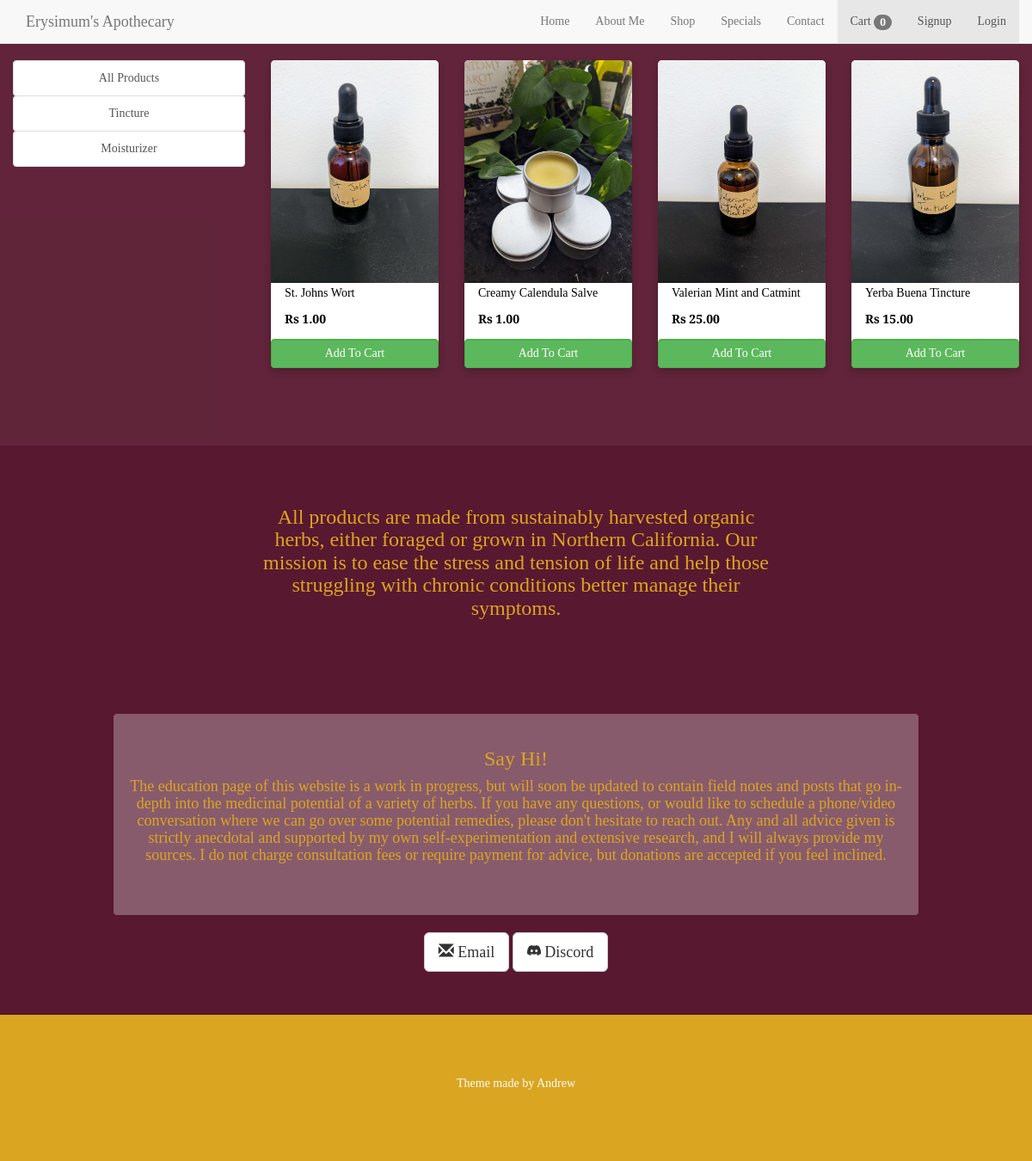
/shop/catalog?category=1, run on an earlier commit of the app's database.
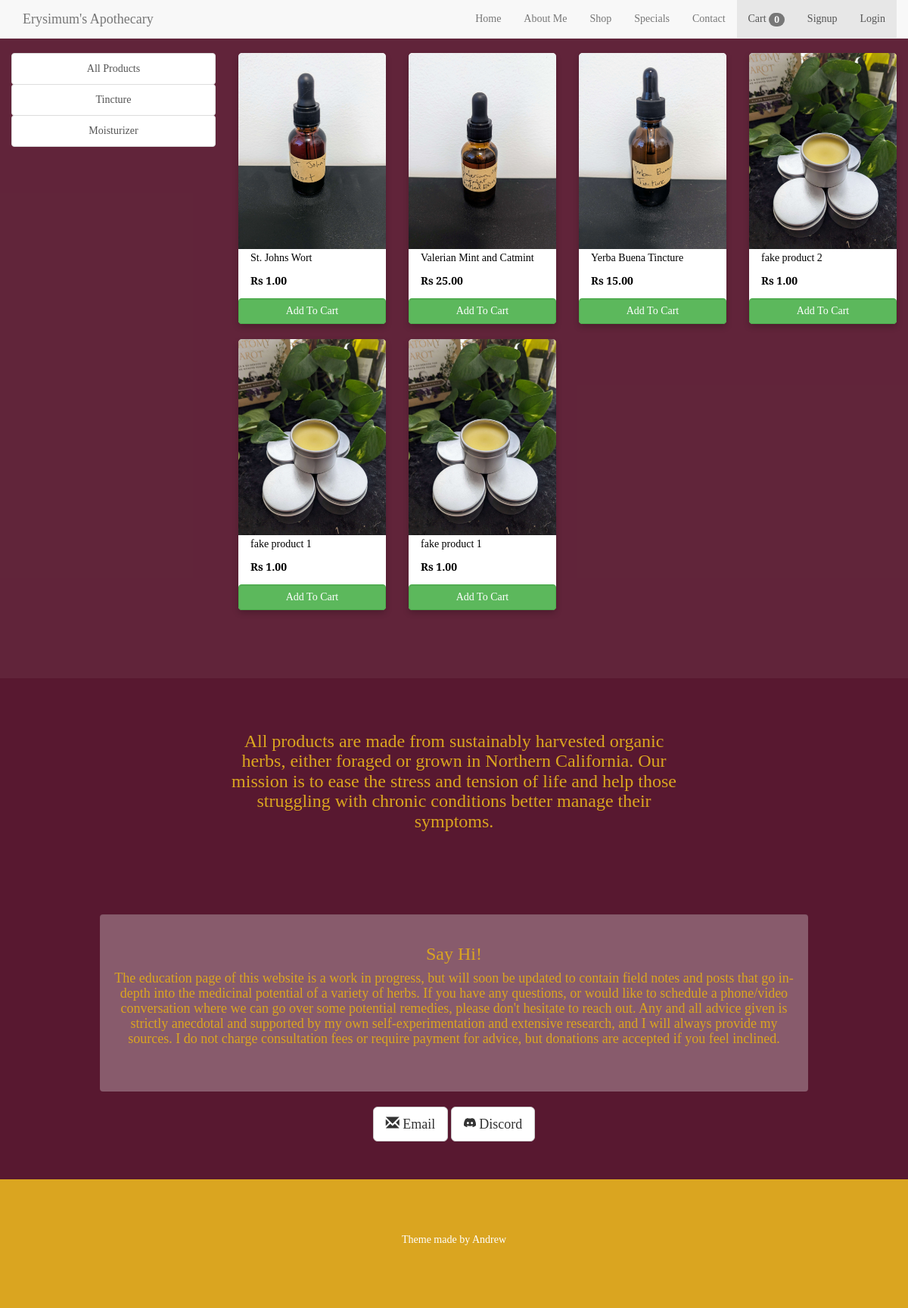
And on a later commit of the database.
### shop/models.py (models this page shows, shortened)
class Category(models.Model):
    name = models.CharField(max_length=250)
    @staticmethod
    def get_all_categories():
        return Category.objects.all()

class Product(models.Model):
    product_name = models.CharField(max_length=255)
    product_quantity = models.IntegerField()
    product_price = models.DecimalField(max_digits=5, decimal_places=2)
    on_sale = models.BooleanField(default=False)
    product_description = models.TextField()
    product_image = models.ImageField(
        default = 'product_images/default_product_image.jpg', #TODO check if this works
        upload_to = 'product_images'
        )
    category = models.ForeignKey(Category, default=1, on_delete=models.CASCADE)
    remedy = models.ManyToManyField(Remedy, default="None")
    @staticmethod
    def get_all_products_by_categoryid(category_id):
        if category_id:
            return Product.objects.filter(category=category_id)
        else:
            return Product.get_all_products()

### shop/views.py (the view)
# urls.py: path('catalog', views.catalog, name='catalog'),
def catalog(request):
    cart = request.session.get('cart')
    if not cart:
        request.session['cart'] = {}
    products = None
    categories = Category.get_all_categories()
    categoryID = request.GET.get('category')
    if categoryID:
        products = Product.get_all_products_by_categoryid(categoryID)
    else:
        products = Product.get_all_products()
    data = {}
    data['products'] = products
    data['categories'] = categories
    print('you are : ', request.session.get('email'))
    return render(request, 'shop.html', data)

### shop/templatetags/cart.py (called while the page is built)
@register.filter (name='is_in_cart')
def is_in_cart(product, cart):
    keys = cart.keys ()
    for id in keys:
        if int (id) == product.id:
            return True
    return False;

### shop/templatetags/custom_filter.py (called while the page is built)
@register.filter(name='currency')
def currency(number):
    return "Rs "+str(number)

### shop/templates/shop.html (shortened to what this page needs)
{% extends "base_templates/base_shop.html" %}
{% load static %}
{% load cart %}
{% load custom_filter %}
{% block body %}
<div class="container-fluid mt-3 bgc-3">
	<div class="row">
		<div class="col-lg-3 mx-auto">
			<div class="list-group">
				<a href="/shop/catalog" class="list-group-item list-group-item-action btn btn-outline-success">All Products</a>
				{% for category in categories %}
				<a href="/shop/catalog?category={{category.id}}"
					class="list-group-item list-group-item-action btn btn-outline-success ">{{category.name}}</a>
				{% endfor %}
			</div>
		</div>
		<div id='products' class="col-lg-9 mx-auto">
			<div class="row mx-auto">
				{% for product in products %}
				<div class="col-sm-3">
					<div class="card mx-auto mb-3" id={{product.id}}>
						<img class="cardImage" src="{{product.product_image.url}}" alt="Card image cap">
						<div class="cardContainer">
							<p class="card-title">{{product.product_name}}</p>
							<p class="card-text"><b>{{product.product_price|currency}}</b></p>
						</div>
						<div class="p-0 row-no-gutters">
							{% if product|is_in_cart:request.session.cart %}
							<div class="row-no-gutters">
								<form action="/shop/#{{product.id}}" class="col-lg-4" method="post">
									{% csrf_token %}
									<input hidden type="text" name='product' value='{{product.id}}'>
									<input hidden type="text" name='remove' value='True'>
									<input type="submit" value=" - " class="btn btn-block btn-success border-right">
								</form>
								<div class="text-center col-lg-4 btn btn-success">{{product|cart_quantity:request.session.cart}} in Cart</div>
								<form action="/shop/#{{product.id}}" class="col-lg-4" method="post">
									{% csrf_token %}
									<input hidden type="text" name='product' value='{{product.id}}'>
									<input type="submit" value=" + " class="btn btn-block btn-success border-left">
								</form>
							</div>
							{% else %}
							<form action="/shop/#{{product.id}}" method="POST" class="btn-block">
								<input type="submit" class="float-right btn btn-success form-control"
									value="Add To Cart">
							</form>
							{% endif %}
						</div>
					</div>
				</div>
				{% endfor %}
			</div>
		</div>
	</div>
</div>
<div class="container-fluid container-fluid-buffer text-center bgc-1">
    <div class="row">
        <h3 data-aos="fade-up" style="width: 600px; display:inline-block;">
            All products are made from sustainably harvested organic herbs, either foraged
            or grown in Northern California. Our mission is to ease the stress and tension of life and help those
            struggling with chronic conditions better manage their symptoms.
        </h3>
    </div>
</div>
<div id="contact" >
    <div class="container-fluid container-fluid-buffer text-center bgc-1">
      <div class="center-block well well-opaque" style="padding-bottom: 50px; width: 80%;" >
        <h3>Say Hi!</h3>
        <h4>
            The education page of this website is a work in progress, but will soon be updated to contain field notes and posts that
            go in-depth into the medicinal potential of a variety of herbs. If you have any questions, or would like to schedule a
            phone/video conversation where we can go over some potential remedies, please don't hesitate to reach out. Any and all
            advice given is strictly anecdotal and supported by my own self-experimentation and extensive research, and I will always
            provide my sources. I do not charge consultation fees or require payment for advice, but donations are accepted if you feel inclined.
        </h4>
      </div>
      <a href="mailto: ErysimumsApothecary@Gmail.com" class="btn btn-default btn-lg">
        <span class="glyphicon glyphicon-envelope"></span> Email
      </a>
      <a href="https://discord.gg/vsUPek3G" class="btn btn-default btn-lg">
         Discord
      </a>
    </div>
</div>
<footer class="container-fluid bg-footer text-center">
    <p>Theme made by Andrew</p>
</footer>
{% endblock %}

### shop/templates/base_templates/base_shop.html (shortened to what this page needs)
{% load static %}
<!DOCTYPE html>
<html lang="en">
    <head>
        <link href="{% static 'styles.css' %}" rel="stylesheet">
        <link rel="stylesheet" href="https://maxcdn.bootstrapcdn.com/bootstrap/3.4.1/css/bootstrap.min.css">
        <link href="https://unpkg.com/aos@2.3.1/dist/aos.css" rel="stylesheet">
    </head>
    <body>
    <nav class="navbar navbar-default navbar-fixed-top" style="margin-bottom:0">
        <div class="container">
            <div class="navbar-header">
                <a class="navbar-brand" href="#">Erysimum's Apothecary</a>
            </div>
            <div class="collapse navbar-collapse" id="myNavbar">
                <ul class="nav navbar-nav navbar-right">
                    <li><a href="{% url 'home:home' %}">Home</a></li>
                    <li><a href="#about">About Me</a></li>
                    <li><a href="{% url 'shop:catalog' %}">Shop</a></li>
                    <li><a href="#specials">Specials</a></li>
                    <li><a href="#contact">Contact</a></li>
                    <li class="nav-item active">
                        <a class="nav-link" href="/shop/cart">Cart
                          <span class="badge badge-success">{{request.session.cart.keys|length}}</span>
                          <span class="sr-only">(current)</span></a>
                      </li>
                      {% if request.session.customer %}
                      <li class="nav-item active ">
                        <a class="nav-link" href="/shop/orders">Orders<span class="sr-only">(current)</span></a>
                      </li>
                      <li class="nav-item active ">
                        <a class="nav-link" href="/home/logout">Logout<span class="sr-only">(current)</span></a>
                      </li>
                      {% else %}
                      <li class="nav-item active">
                        <a class="nav-link" href="/home/signup">Signup<span class="sr-only">(current)</span></a>
                      </li>
                      <li class="nav-item active">
                        <a class="nav-link" href="/home/login">Login<span class="sr-only">(current)</span></a>
                      </li>
                      {% endif %}
                </ul>
            </div>
        </div>
    </nav>
        {% block body %}
        {% endblock %}
    </body>
</html>

### static/styles.css (style rules this page uses)
* { font-family: 'Spectral', serif; }
.bgc-1 { background-color: #581830; color: goldenrod; }
.bgc-3 { background-color: #58182ff1; color: goldenrod; }
.bg-footer { background-color: goldenrod; color: #ffffff; }
.container-fluid { padding-top: 70px; padding-bottom: 70px; }
.container-fluid.container-fluid-buffer { padding-top: 50px; padding-bottom: 50px; }
.card { box-shadow: 0 4px 8px 0 rgba(0, 0, 0, 0.2); transition: 0.3s; border-radius: 5px; width: 100%; color: black; background-color: white; margin-bottom: 20px; }
.cardImage { border-radius: 5px 5px 0 0; width: 100%; }
.cardContainer { padding: 2px 16px; }
.well.well-opaque { background-color: rgba(245, 245, 245, 0.3); border: none; }
@media screen and (min-width : 768px) { html,body { font-family: Montserrat; font-style: normal; overflow-x: hidden; width: 100%; box-sizing: border-box; position: relative; } }

What changed in the data, as far as the page shows it:
no longer on this page (row edited): Product: product_image (picture), product_name "Creamy Calendula Salve", product_price "Rs 1.00"
added Product: product_image (placeholder picture), product_name "fake product 2", product_price "Rs 1.00"
added Product: product_image (placeholder picture), product_name "fake product 1", product_price "Rs 1.00"
added Product: product_image (placeholder picture), product_name "fake product 1", product_price "Rs 1.00"
